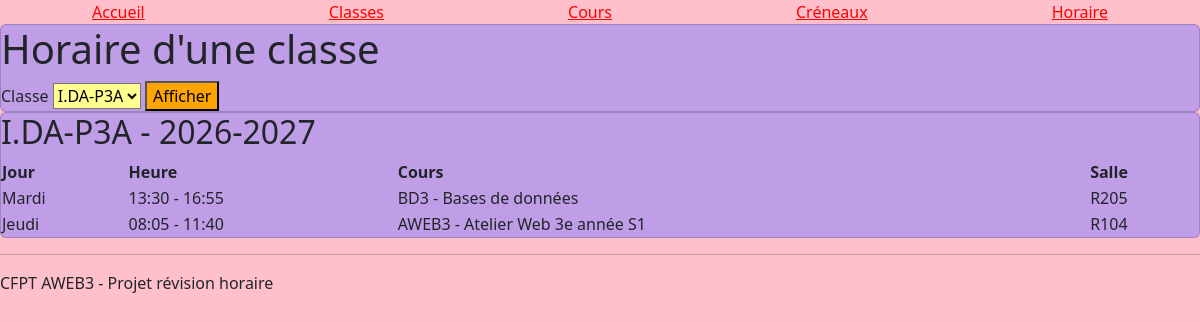
/pages/horaire.php?classe=I.DA-P3A, run on the app's committed database.
### tables this page shows
CREATE TABLE classes (
    id INT AUTO_INCREMENT PRIMARY KEY,
    nom VARCHAR(50) NOT NULL UNIQUE,
    annee_scolaire VARCHAR(9) NOT NULL
);

CREATE TABLE creneaux (
    id INT AUTO_INCREMENT PRIMARY KEY,
    classe_id INT NOT NULL,
    cours_id INT NOT NULL,
    jour ENUM('lundi', 'mardi', 'mercredi', 'jeudi', 'vendredi') NOT NULL,
    heure_debut TIME NOT NULL,
    heure_fin TIME NOT NULL,
    salle VARCHAR(20) NOT NULL,
    FOREIGN KEY (classe_id) REFERENCES classes(id) ON DELETE CASCADE,
    FOREIGN KEY (cours_id) REFERENCES cours(id) ON DELETE CASCADE
);

CREATE TABLE cours (
    id INT AUTO_INCREMENT PRIMARY KEY,
    code VARCHAR(20) NOT NULL,
    nom VARCHAR(120) NOT NULL
);

### functions/classes.php (called while the page is built, shortened)
<?php
function getClasses(PDO $db): array
{
    $stmt = $db->query("SELECT * FROM classes ORDER BY nom ASC");
    return $stmt->fetchAll();
}
function getClassByName(PDO $db, string $nom): ?array
{
    $stmt = $db->prepare("SELECT * FROM classes WHERE nom = :nom");
    $stmt->execute(['nom' => $nom]);
    $class = $stmt->fetch();
    return $class ?: null;
}

### functions/creneaux.php (called while the page is built, shortened)
<?php
function getSlotsByClassName(PDO $db, string $nom): array
{
    $sql = "SELECT creneaux.id, creneaux.jour, creneaux.heure_debut, creneaux.heure_fin,
                   cours.nom AS cours, cours.code AS code_cours, creneaux.salle
            FROM creneaux
            INNER JOIN classes ON creneaux.classe_id = classes.id
            INNER JOIN cours ON creneaux.cours_id = cours.id
            WHERE classes.nom = :nom
            ORDER BY FIELD(creneaux.jour, 'lundi','mardi','mercredi','jeudi','vendredi'), creneaux.heure_debut";
    $stmt = $db->prepare($sql);
    $stmt->execute(['nom' => $nom]);
    return $stmt->fetchAll();
}

### pages/horaire.php (the view)
<?php
require_once __DIR__ . '/../connexion/db.php';
require_once __DIR__ . '/../functions/classes.php';
require_once __DIR__ . '/../functions/creneaux.php';
$db = getDb();
$classes = getClasses($db);
$nomClasse = $_GET['classe'] ?? ($classes[0]['nom'] ?? '');
$classe = $nomClasse ? getClassByName($db, $nomClasse) : null;
$horaires = $classe ? getSlotsByClassName($db, $nomClasse) : [];
include __DIR__ . '/../includes/header.php';
?>
<div class="card" >
    <h1>Horaire d'une classe</h1>
    <form method="get">
        <label for="classe">Classe</label>
        <select id="classe" name="classe">
            <?php foreach ($classes as $c): ?>
                <option value="<?= htmlspecialchars($c['nom']) ?>" <?= $c['nom'] === $nomClasse ? 'selected' : '' ?>><?= htmlspecialchars($c['nom']) ?></option>
            <?php endforeach; ?>
        </select>
        <button type="submit">Afficher</button>
    </form>
</div>
<?php if ($classe): ?>
    <div class="card" >
        <h2><?= htmlspecialchars($classe['nom']) ?> - <?= htmlspecialchars($classe['annee_scolaire']) ?></h2>
        <?php if (!$horaires): ?><p>Aucun horaire enregistré.</p><?php else: ?>
        <table>
            <tr><th>Jour</th><th>Heure</th><th>Cours</th><th>Salle</th></tr>
            <?php foreach ($horaires as $horaire): ?>
            <tr>
                <td><?= htmlspecialchars(ucfirst($horaire['jour'])) ?></td>
                <td><?= substr($horaire['heure_debut'], 0, 5) ?> - <?= substr($horaire['heure_fin'], 0, 5) ?></td>
                <td><?= htmlspecialchars($horaire['code_cours'] . ' - ' . $horaire['cours']) ?></td>
                <td><?= htmlspecialchars($horaire['salle']) ?></td>
            </tr>
            <?php endforeach; ?>
        </table>
        <?php endif; ?>
    </div>
<?php endif; ?>
<?php include __DIR__ . '/../includes/footer.php'; ?>

### style.css (style rules this page uses)
.card { background-color: #bf9ee7; }
select { background-color: rgb(255, 255, 143); }
button { color: black; background-color: orange; }

### data on the page
classes: nom "I.DA-P3A", annee_scolaire "2026-2027"
creneaux: jour "Mardi", heure_debut "13:30", heure_fin "16:55", cours.nom "BD3 - Bases de données", salle "R205"
creneaux: jour "Jeudi", heure_debut "08:05", heure_fin "11:40", cours.nom "AWEB3 - Atelier Web 3e année S1", salle "R104"

### other printed values
form field classe "I.DA-P3A"
